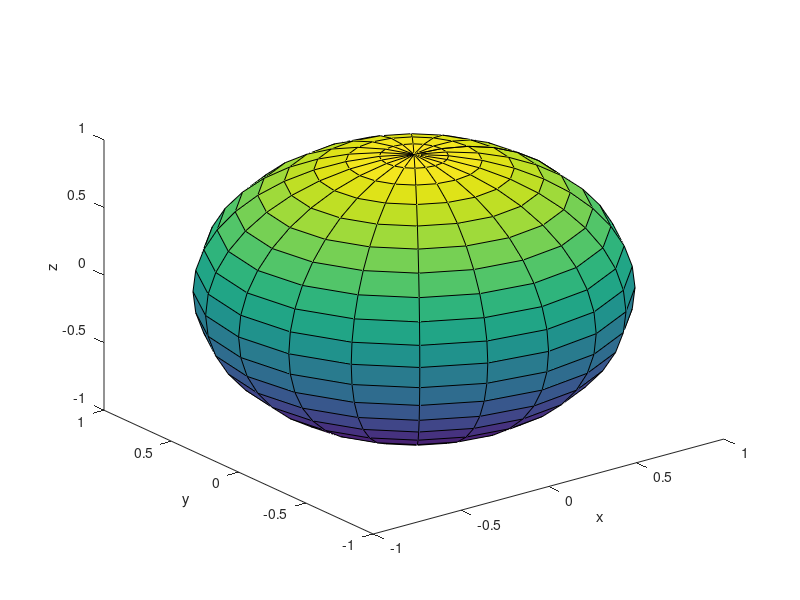

Source code (MATLAB):
function [] = sovplosk()
for i=1:1:500
   x(i)=randn(1);
   y(i)=randn(1);
   z(i)=randn(1);
end
for i=1:1:500   
   x1(i)= 0;
   y1(i)= 1;
   z1(i)= 0;
   figure(17);
   plot3(x1(i),y1(i),z1(i),'* k' );
   hold on;
end
figure(17);
sphere;
xlabel('x'); ylabel('y'); zlabel('z');
end